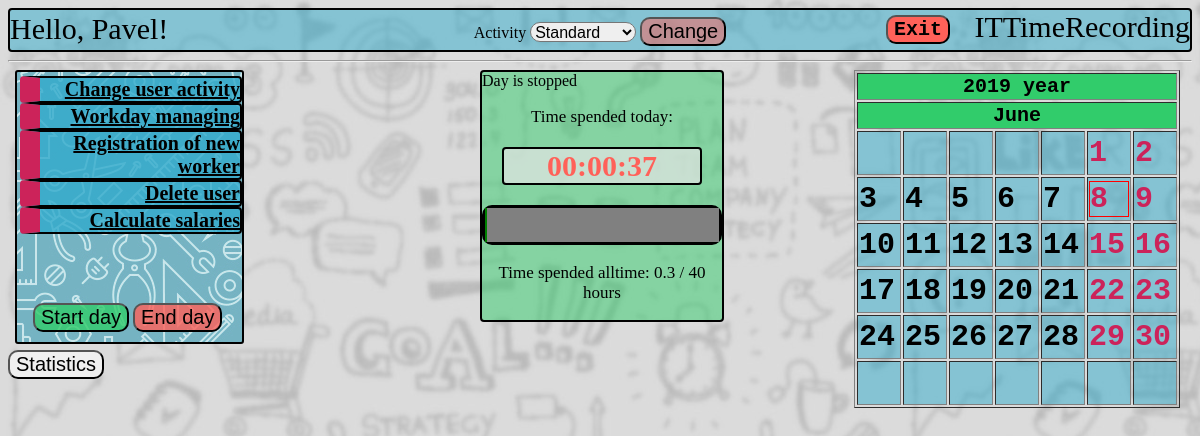
The page /home/me/ (signed in) on the database its author committed.
### rec/models.py (models this page shows, shortened)
class User(db.Model):
    __tablename__ = 'USER'
    login = db.Column('LOGIN', db.String(20), primary_key=True)
    password = db.Column('PASSWORD', db.String(20), nullable=False)
    salary = db.Column('SALARY', db.INTEGER)
    worktime = db.Column('WORKTIME', db.INTEGER)
    username = db.Column('USERNAME', db.String(50), nullable=False)
    role = db.Column('ROLE_NAME', db.String(15), nullable=False )

### rec/login/views.py (the view)
@mod.route('/me/', methods=['POST', 'GET'])
@requires_login
def home():
    global menu
    menu = []
    if g.user.role == 'Developer':
        menu.append(['Order overtime', 'TakeOvertime'])
    if g.user.role == 'Manager':
        menu.append(['Change user activity', 'ChangeUserActivity'])
        menu.append(['Workday managing', 'ManageWorkday'])
        menu.append(['Registration of new worker', 'Register'])
        menu.append(['Delete user', 'Delete'])
        menu.append(['Calculate salaries', 'Calculate'])
    workdays = Workday.query.filter_by(date=date.toordinal())
    workdict = {}
    for workday in workdays:
        workdict[workday.user] = workday
    return render_template("homepage.html",
                           user=g.user,
                           menu=menu,
                           date=date,
                           cal=cal,
                           norms=session['normative'],
                           curtime=Workday.query.filter_by(id=session["workday_id"]).first().time + session['time'],
                           workdays=workdict)

### rec/login/views.py (called while the page is built)
@mod.before_request
def before_request():
    g.user = None
    if 'user_login' in session:
        g.user = User.query.get(session['user_login'])
        global cal
        day = Day(date, 1, 1, g.user.login)
        cal = Calendar.get_month(day, g.user.login)
        session['now'] = time.monotonic()
        quant = session['time']
        session['time'] = session['now'] - session['start']
        workday = Workday.query.filter_by(date=date.toordinal(), user=g.user.login).first()
        if not workday:
            session['time'] = 0
        elif workday.ended:
            session['time'] = 0

### rec/templates/homepage.html (shortened to what this page needs)
<!DOCTYPE html>
{% extends "base.html" %}
{% block body %}
    {% set ended = workdays[user.login].ended %}
    <body link="black">
    <div class="hello">Hello, {{ user.username }}!</div>
    <div class="back"></div>
    <div class="menu">
    <ul>
    {% set role = user.role %}
    {% for item in menu %}
        <li>
            {% set url = role+"."+item[1] %}
            <a href = {{ url_for(url) }}>{{ item[0] }}</a>
        </li>
    {% endfor %}
    </ul>
    </div>
    <div class="progress_bar">
        {% if ended == 1 %}<img src="">Day is stopped{% endif %}
        <p> Time spended today: </p>
        {% if ended == 0 %}
            <p class="timer">{{ '%02d'|format((curtime/3600)|int) }}:{{ '%02d'|format((curtime%3600)/60|int) }}:{{ '%02d'|format((curtime%60)|int) }} </p>
        {% else %}
            <p class="stoppedtimer">{{ '%02d'|format((curtime/3600)|int) }}:{{ '%02d'|format((curtime%3600)/60|int) }}:{{ '%02d'|format((curtime%60)|int) }} </p>
        {% endif %}
        <progress max = {{ norms }} value = {{ (user.worktime/3660 + curtime/3660)|round(2) }}></progress>
        <p> Time spended alltime: {{ (user.worktime/3600 + curtime/3660)|round(1)}} / {{ norms | round }} hours</p>
    </div>
    <div class = 'dayman'>
        <form method="post">
        <table>
            <tr>
                <td>
                   <input class="startday" type="submit" value="Start day" formaction={{ url_for("rec.begin_day") }}>
                </td>
                <td>
                    {% if ended %}
                        <input class="endday" type="submit" value="End day" formaction={{ url_for("rec.home") }}>
                    {%else%}
                        <input class="endday" type="submit" value="End day" formaction={{ url_for("rec.end_day") }}>
                    {%endif%}
                </td>
            </tr>
        </table>
        </form>
    </div>
    {% include "calendar.html" %}
    <div class="activity">
        <form method="post">
            <label for="activity"> Activity </label>
            {% set activity = 'Standard' %}
                {% if user.login in workdays %}
                    {% set activity = workdays[user.login].activity %}
                {% endif %}
                <select name="activity" id="activity">
                    <option value="Standard" {% if activity == 'Standard' %} selected="selected" {% endif %}>Standard</option>
                </select>
            <input type="submit" name="activity" value="Change" formaction='{{ url_for('rec.activity') }}'>
        </form>
    </div>
    <form method="post">
    <input class="stats" type="submit" name="stats" value="Statistics" formaction='{{ url_for('rec.Stats') }}'>
    </form>
    <form method="post">
    <input class="exit" type="submit" name="exit" value="Exit" formaction='{{ url_for('rec.exit') }}'>
    </form>
</body>
{% endblock %}

### rec/templates/base.html (shortened to what this page needs)
{% block content %}
<link rel="stylesheet" href="/static/css/main.css" />
<div class="header">ITTimeRecording</div>
<hr>
{% endblock %}
{% block body %}
{% endblock %}

### rec/templates/calendar.html (shortened to what this page needs)
<link rel="stylesheet" href="/static/css/main.css" />
<div class = "calendar">
<form method="post">
{% set months_names = {
        1: 'January', 2: 'February', 3: 'March', 4: 'April',
        5: 'May', 6: 'June', 7: 'July', 8: 'August',
        9: 'September', 10: 'October', 11: 'November', 12: 'December'
    } %}
    <table border="1">
        <tr>
            <th colspan="7">{{ date.year }} year</th>
        </tr>
        <tr>
            <th colspan="7">{{ months_names[date.month] }} </th>
        </tr>
        {% for week in cal %}
            <tr>
                {% for day in week %}
                    <td>
                    {% if  day.date == date.day %}
                        <div class="today">
                    {% endif %}
                    {% if day.form == "Vacancy" %}
                        <div class="vacancy">
                            <div class="date">{{ day.date }}</div>
                        </div>
                    {% endif %}
                    {% if day.form == "Work" %}
                        <div class="workday">
                            <div class="date">{{ day.date }}</div>
                        </div>
                    {% endif %}
                    {% if  day.date == date.day %}
                        </div>
                    {% endif %}
                    </td>
                {% endfor %}
            </tr>
        {% endfor %}
    </table>
</form>
</div>

### rec/static/css/main.css (style rules this page uses)
body { background-color: #57FFC6; #background: url("ERZHAN.gif"); background: url("work.jpg"); background-size: 900px 900px; font-family: Georgia, 'Times New Roman', Times, serif; }
.stats { position:absolute; top: 350px; }
.dayman { position:absolute; top: 300px; left: 30px; z-index: 1; }
.startday { background-color: rgba(49, 204, 107, 0.8); }
.endday { background-color: rgba(255, 97, 89, 0.8); }
input { border-radius: 10px; }
.back { background: url("tools.jpg"); position: absolute; top: 70px; left: 15px; width: 225px; height: 270px; border-radius: 3px; border: black solid 2px; }
.activity { text-align: center; padding: 2px; position:absolute; top: 15px; right: 35%; left: 35%; }
.activity input { background-color: rgba(255, 97, 89, 0.5); border-radius: 10px; }
.activity select { margin: 0px; padding: 0px; height: 20px; font-size: 16px; border-radius: 10px; }
.header { height: 40px; font-size: 30px; text-align: right; background-color: rgba(49, 171, 204, 0.5); border: black solid 2px; border-radius: 4px; }
.autorization td, input { font-size: 20px; }
.progress_bar { width: 20%; position:absolute; top: 70px; left: 40%; right: 40%; background-color: rgba(49, 204, 107, 0.5); border: black solid 2px; border-radius: 4px; }
.progress_bar .stoppedtimer { background-color: rgba(229,229,229,0.7); color: rgba(255, 97, 89, 1); font-weight: bolder; font-size: 30px; border: black solid 2px; border-radius: 4px; margin: 20px; }
.progress_bar progress { color: #31ABCC; width: 100%; height: 40px; border: black solid 3px; border-radius: 10px; }
.progress_bar p { color: black; text-align: center; font-size: 17px; }
.menu { position: absolute; top:60px; left: 10px; }
.menu ul { list-style-type: none; padding-left: 10px; color: black; }
.menu li { font-size: 20px; width: 200px; background-color: rgba(49, 171, 204, 0.8); text-align: right; border: black solid 2px; border-radius: 4px; border-left: #CC235A solid 20px; font-weight: bolder; }
.calendar { position: absolute; top: 70px; right: 20px; }
.calendar .vacancy { color: #CC235A; }
.calendar td { background-color: rgba(49, 171, 204, 0.5); font-size: 30px; width: 40px; height: 40px; font-family: monospace; font-weight: bold; }
.calendar th { background-color: #31CC6B; font-size: 20px; font-family: monospace; font-weight: bold; }
.calendar .today { border: solid 1px red; }
.exit { background-color: #ff6159; font-size: 20px; font-family: monospace; font-weight: bold; text-align: center; position: absolute; top: 15px; right: 250px; }
.hello { position: absolute; top: 12px; left: 10px; font-size: 30px; }

### rows shown on the page
User: username "Pavel", (user.worktime/3600+curtime/3660)|round(1) "0.3", date "1", date "2", date "3", date "4", date "5", date "6", date "7", date "8", date "9", date "10", date "11", date "12", date "13", date "14", date "15", date "16", date "17", date "18", date "19", date "20", date "21", date "22", date "23", date "24", date "25", date "26", date "27", date "28", date "29", date "30"

### other values the page prints
{{ item[0] }} "Change user activity" "Workday managing" "Registration of new worker" "Delete user" "Calculate salaries"
{{ '%02d'|format((curtime/3600)|int) }} "00"
{{ '%02d'|format((curtime%3600)/60|int) }} "00"
{{ '%02d'|format((curtime%60)|int) }} "37"
{{ norms | round }} "40"
{{ date.year }} "2019"
{{ months_names[date.month] }} "June"
